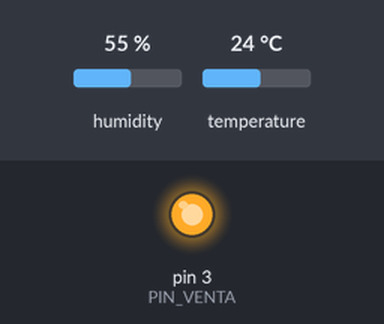
A sketch run on a simulated Arduino Uno, built with avr-gcc and run on an emulated ATmega328P. Parts: output pins drawn as LEDs (lit = HIGH). The inputs (shaded band) are chosen by the test bench; at power-on: humidity 55 %, temperature 24 °C.

Above: at 5.8 s.
5.9 s: humidity set to 75 %
11.9 s: humidity set to 79 %
At 17.4 s:
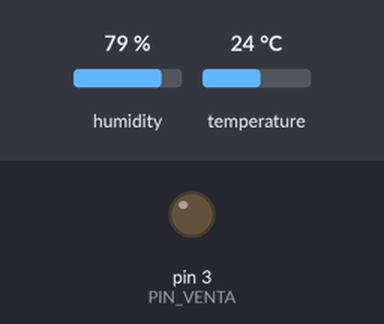
17.9 s: humidity set to 73 %
23.9 s: humidity set to 70 %
At 26.5 s:
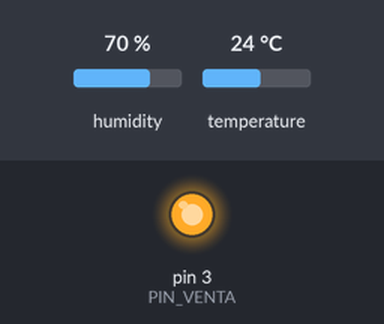
29.9 s: humidity set to 88 %
At 31.7 s:
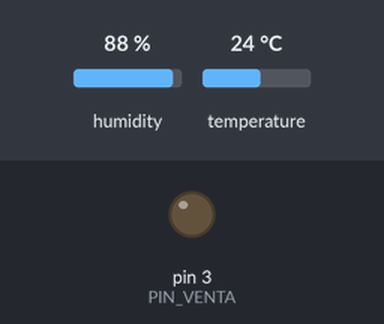
Timing chart, 0 to 33.2 s (numbered marks = the images above; inputs shaded):
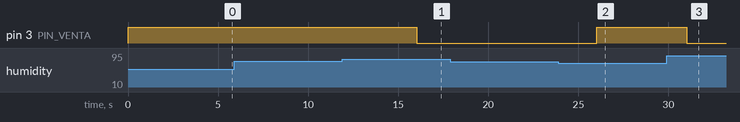

Measured:
- the behaviour switches between 76 and 77 % on humidity (found by bisection; images 0 and 1)
- the behaviour switches between 72 and 71 % on humidity (found by bisection; images 1 and 2)
- after the input at 5.9 s, every drawn part: stays the same
- after the input at 11.9 s, pin 3 (PIN_VENTA): HIGH → LOW after 4.1 s
- after the input at 17.9 s, every drawn part: stays the same
- after the input at 23.9 s, pin 3 (PIN_VENTA): LOW → HIGH after 2.1 s
- after the input at 29.9 s, pin 3 (PIN_VENTA): HIGH → LOW after 1.1 s

The sketch:

bathroom.ino
```cpp
#include <DHT.h>
#include <DHT_U.h>

#define PIN_DHT (4)
#define PIN_VENTA (3)

//#define DHT_DEBUG

#define HUMIDITY_THRESHOLD_ON  (76)
#define HUMIDITY_THRESHOLD_OFF (72)

DHT_Unified dht(PIN_DHT, DHT22);

static bool venta = false;
static int dht_ok_cnt = 0;

void setup()
{
  digitalWrite(PIN_VENTA, HIGH);
  pinMode(PIN_VENTA, OUTPUT);

  dht.begin();

#ifdef DHT_DEBUG
  Serial.begin(115200);
#endif
}

void loop()
{
  sensors_event_t event;
  dht.temperature().getEvent(&event);
  delay (1000);
  dht.humidity().getEvent(&event);

  if (!isnan(event.relative_humidity)) {
    dht_ok_cnt = 10;

    if (!venta) {
      if (event.relative_humidity > HUMIDITY_THRESHOLD_ON) {
        venta = true;
      }
    } else {
      if (event.relative_humidity < HUMIDITY_THRESHOLD_OFF) {
        venta = false;
      }
    }
  } else {
    dht_ok_cnt = max(dht_ok_cnt-1, 0);
    if (!dht_ok_cnt) {
      // no reading for 10 cycles, turn off venta regardless of its state
      venta = false;
    }
  }

  digitalWrite(PIN_VENTA, venta ? LOW : HIGH);

#ifdef DHT_DEBUG
  // need to update
  Serial.print(dht.humidity, 1);
  Serial.print("\t");
  Serial.print(dht.temperature, 1);
  Serial.print("\t");
  Serial.print(dht_ok_cnt);
  Serial.println();
#endif

  delay(4000);
}
```
